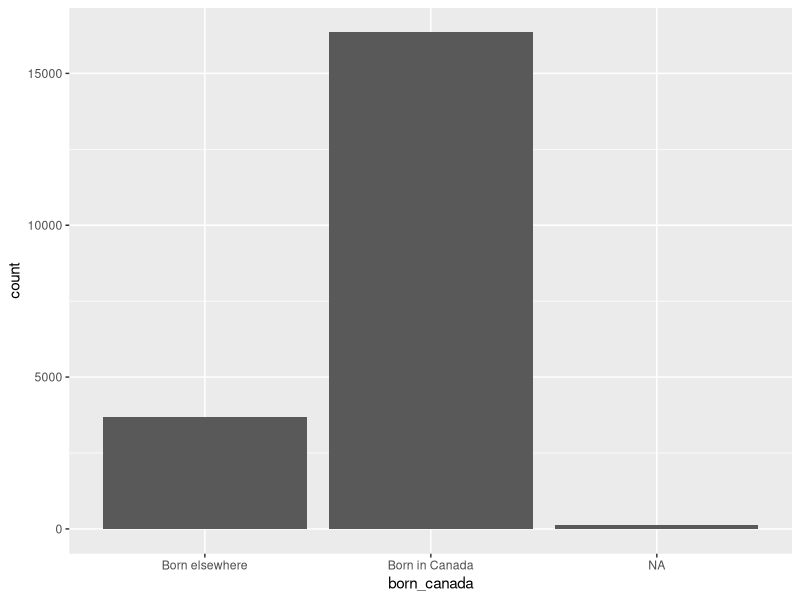
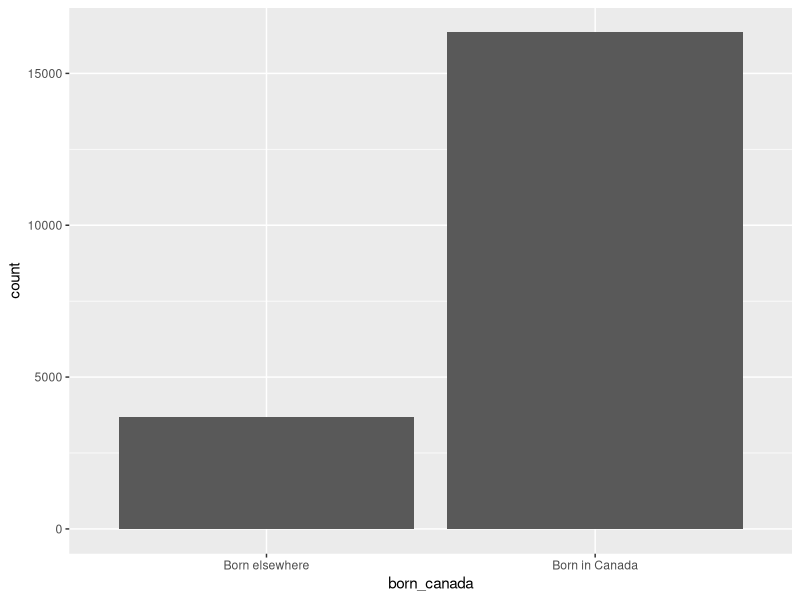

These figures' R source, in order: (Note: this script raises an error after producing the figures.)
## ---- chunk 1
library(tidyverse)
library(parameters)
## ---- chunk 2
ces <- read.csv("data/ces2025_small.csv")
## ---- chunk 3
unique(ces$born_canada)
## ---- chunk 4
ggplot(ces, aes(x=born_canada)) +
  geom_bar()
## ---- chunk 5
ces |>
  filter(is.na(ces$born_canada) == FALSE) |> # keep people who are not NA for born_canada
  ggplot(aes(x=born_canada)) +
  geom_bar()
## ---- chunk 6
table(is.na(ces$born_canada))
## ---- chunk 7
ggplot(ces, aes(x=union)) +
  geom_bar()
## ---- chunk 8
class(ces$union)
## ---- chunk 9
ggplot(ces, aes(x=union, y=ndp_rating)) +
  geom_boxplot()
## ---- chunk 10
class(factor(ces$union))
## ---- chunk 11
ces <- ces |>
  mutate(union_factor = factor(union))

class(ces$union_factor)
## ---- chunk 12
ggplot(ces, aes(x=union_factor, y=ndp_rating)) +
  geom_boxplot()
## ---- chunk 13
ggplot(ces, aes(x=born_canada, y=con_rating)) +
  geom_boxplot()
## ---- chunk 14
ces <- ces |>
  mutate(born_canada_order = factor(born_canada, levels=c("Born in Canada","Born elsewhere")))
## ---- chunk 15
ggplot(ces, aes(x=born_canada_order, y=con_rating)) +
  geom_boxplot()
## ---- chunk 16
head(ces,5)
## ---- chunk 17
knitr::include_graphics("images/w6_ttest.png")
## ---- chunk 18
t.test(con_rating ~ born_canada, data = ces)
## ---- chunk 19
t.test(con_rating ~ born_canada, data = ces) |>
  model_parameters()
## ---- chunk 20
t.test(ndp_rating ~ born_canada, data = ces) |>
  model_parameters()
## ---- chunk 21
t.test(con_rating ~ born_canada, data = ces) |>
  model_parameters() |>
  ggplot(aes(y=Difference,x="Conservative rating")) +
  geom_pointrange(aes(ymax=CI_high,ymin=CI_low))
## ---- chunk 22
t.test(con_rating ~ born_canada, data = ces) |>
  model_parameters() |>
  ggplot(aes(y=Difference,x="Conservative rating")) +
  geom_pointrange(aes(ymax=CI_high,ymin=CI_low)) +
  geom_hline(aes(yintercept=0),linetype="dashed") # this adds a horizontal line
## ---- chunk 23
t.test(con_rating ~ born_canada, data = ces) |>
  model_parameters() |>
  ggplot(aes(y=Difference,x="Conservative rating")) +
  geom_pointrange(aes(ymax=CI_high,ymin=CI_low)) +
  geom_hline(aes(yintercept=0),linetype="dashed") +
  theme_bw() + # black and white theme
  xlab("") + # hides the x label
  ylab("Difference in means (Born elsewhere - Born in Canada)") # replaces the y label
## ---- chunk 24
t.test(ndp_rating ~ born_canada, data = ces) |>
  model_parameters() |>
  ggplot(aes(y=Difference,x="NDP rating")) +
  geom_pointrange(aes(ymax=CI_high,ymin=CI_low)) +
  geom_hline(aes(yintercept=0),linetype="dashed") +
  theme_bw() +
  xlab("") +
  ylab("Difference in means (Born elsewhere - Born in Canada)")
## ---- chunk 25
t.test(ndp_rating ~ born_canada, data = ces) |>
  model_parameters() |>
  ggplot(aes(x=Difference,y="NDP rating")) +
  geom_pointrange(aes(xmax=CI_high,xmin=CI_low)) +
  geom_vline(aes(xintercept=0),linetype="dashed") +
  theme_bw() +
  ylab("") +
  xlab("Difference in means (Born elsewhere - Born in Canada)")
## ---- chunk 26
vdem <- read.csv("data/vdem_w6tutorial.csv")
## ---- chunk 27
knitr::include_graphics("images/w6_vdemcodebook.png")
## ---- chunk 28
summary(vdem$v2pepwrgen)
## ---- chunk 29
vdem |>
  ggplot(aes(y=v2pepwrgen,x=v2mefemjrn)) +
  geom_point() +
  theme_classic()
## ---- chunk 30
journalists_model <- lm(v2pepwrgen ~ v2mefemjrn, data = vdem)

vdem$fitted <- journalists_model$fitted.values

vdem |>
  ggplot(aes(x=v2mefemjrn,y=v2pepwrgen)) +
  geom_point() +
  geom_line(aes(y=fitted)) +
  theme_classic()
## ---- chunk 31
vdem |>
  ggplot(aes(x=v2mefemjrn,y=v2pepwrgen)) +
  geom_point(alpha=0.5) +
  geom_point(aes(y=fitted),shape=1,color="maroon") +
  geom_segment(aes(yend=fitted,xend=v2mefemjrn),alpha=0.5) +
  theme_classic()
## ---- chunk 32
vdem |>
  ggplot(aes(x=v2mefemjrn,y=v2pepwrgen)) +
  geom_point(alpha=0.5) +
  geom_line(aes(y=fitted),color="maroon") +
  geom_segment(aes(yend=fitted,xend=v2mefemjrn),alpha=0.5) +
  theme_classic()
## ---- chunk 33
journalists_model <- lm(v2pepwrgen ~ v2mefemjrn, data = vdem)

journalists_model |>
  model_parameters()
## ---- chunk 34
vdem |>
  ggplot(aes(y=v2pepwrgen,x=v2mefemjrn)) +
  geom_point(alpha=0.5) + # alpha changes the transparency of the points
  geom_smooth(method="lm") + # lm = linear model
  theme_classic()
